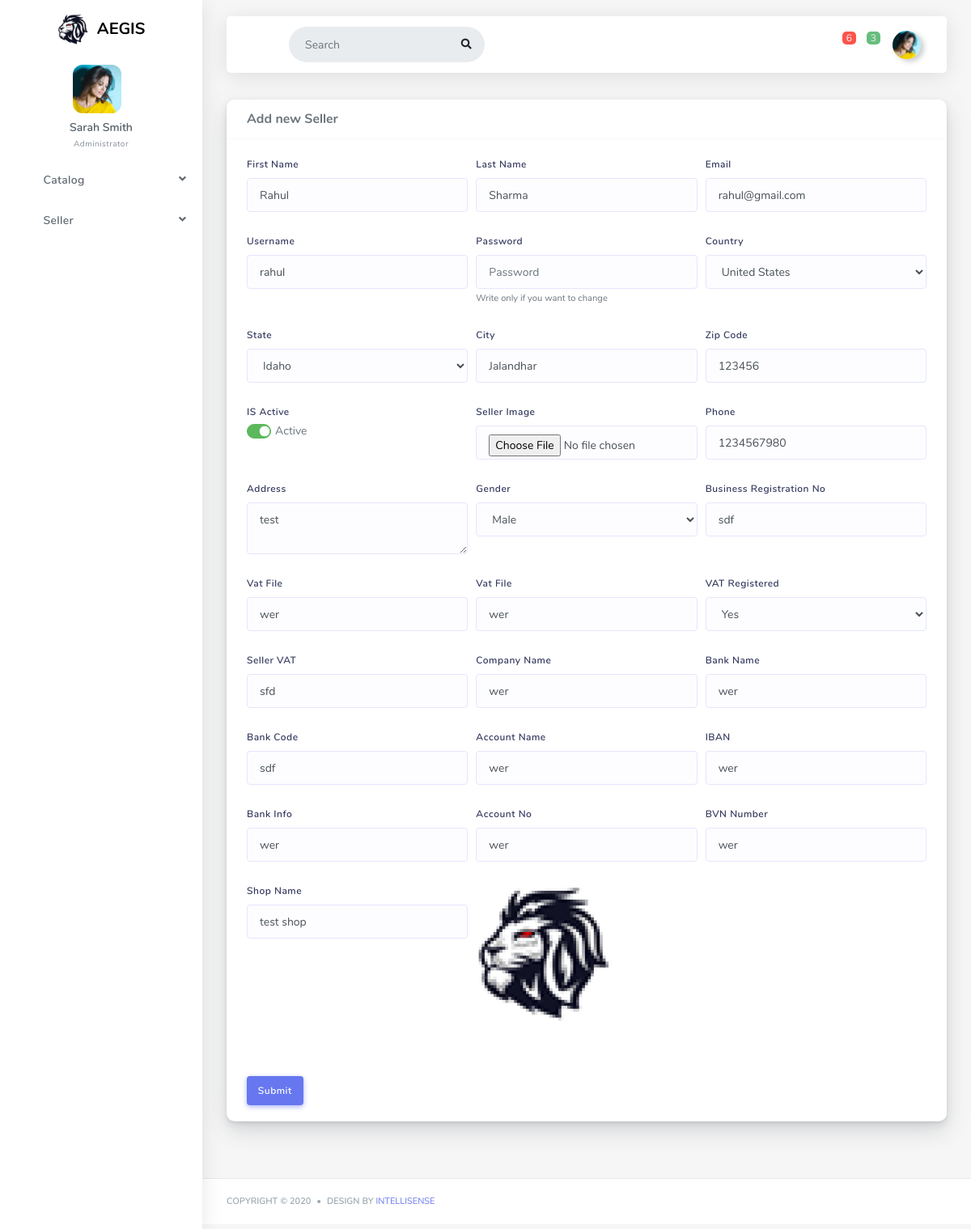
/admin/seller/edit/1, run on the app's committed database.
### tables this page shows
CREATE TABLE `seller` (
  `seller_id` int(11) NOT NULL,
  `username` varchar(100) NOT NULL,
  `email` varchar(50) NOT NULL,
  `password` varchar(100) NOT NULL,
  `fname` varchar(50) NOT NULL,
  `lname` varchar(50) NOT NULL,
  `city` varchar(50) NOT NULL,
  `state_id` int(11) NOT NULL,
  `zipcode` varchar(20) NOT NULL,
  `country_id` int(11) NOT NULL,
  `is_active` enum('0','1') NOT NULL DEFAULT '1',
  `last_login_on` datetime NOT NULL,
  `cov_picture` varchar(100) NOT NULL DEFAULT 'sitelogo.png',
  `phone_no` varchar(15) NOT NULL DEFAULT '',
  `address` varchar(255) NOT NULL DEFAULT '',
  `gender` tinyint(1) NOT NULL DEFAULT '0',
  `business_reg_no` varchar(50) NOT NULL DEFAULT '',
  `vat_file` varchar(100) NOT NULL,
  `vat_registered` tinyint(1) NOT NULL DEFAULT '0',
  `seller_vat` varchar(50) NOT NULL DEFAULT '',
  `company_name` varchar(100) NOT NULL DEFAULT '',
  `bank_name` varchar(100) NOT NULL DEFAULT '',
  `bank_code` varchar(50) NOT NULL DEFAULT '',
  `account_name` varchar(100) NOT NULL DEFAULT '',
  `iban` varchar(50) NOT NULL DEFAULT '',
  `bank_info` varchar(255) NOT NULL DEFAULT '',
  `account_no` varchar(50) NOT NULL DEFAULT '',
  `bvn_number` varchar(50) NOT NULL DEFAULT '',
  `shop_name` varchar(100) NOT NULL DEFAULT '',
  `created_on` datetime NOT NULL DEFAULT CURRENT_TIMESTAMP,
  `updated_on` datetime NOT NULL DEFAULT CURRENT_TIMESTAMP
);

CREATE TABLE `country` (
  `country_id` int(11) UNSIGNED NOT NULL,
  `name` varchar(64) NOT NULL
);

CREATE TABLE `state` (
  `state_id` int(11) UNSIGNED NOT NULL,
  `country_id` int(11) UNSIGNED NOT NULL,
  `name` varchar(64) NOT NULL,
  `iso_code` varchar(7) NOT NULL,
  `active` tinyint(1) NOT NULL DEFAULT '0'
);

### application/views/admin/seller/edit.php (the view, shortened to what the rows shown need)
<link rel='stylesheet' href='<?php echo base_url(); ?>assets/bundles/pretty-checkbox/pretty-checkbox.min.css' />
<div class="main-content">
    <section class="section">
        <div class="row ">
            <div class="col-12 col-md-12 col-lg-12">
                <div class="card">
                    <form action="" id="seller_form" method="post" autocomplete="off" enctype="multipart/form-data" autocomplete="off">
                        <div class="card-body">
                            <div class="form-row">
                                <div class="form-group col-md-4">
                                    <label for="inputEmail4">First Name</label>
                                    <input type="text" class="form-control" name="fname" id="fname" placeholder="First Name" required value="<?= $seller_detail['fname'] ?>">
                                </div>
                                <div class="form-group col-md-4">
                                    <label for="inputPassword4">Last Name</label>
                                    <input type="text" class="form-control" name="lname" id="lname" placeholder="Last Name" required value="<?= $seller_detail['lname'] ?>">
                                </div>
                                <div class="form-group col-md-4">
                                    <label for="inputPassword4">Email</label>
                                    <input type="email" class="form-control" name="email" id="email" placeholder="Email" required value="<?= $seller_detail['email'] ?>">
                                </div>
                                <div class="form-group col-md-4">
                                    <label for="inputPassword4">Username</label>
                                    <input type="text" class="form-control" name="username" id="username" placeholder="Username" required value="<?= $seller_detail['username'] ?>">
                                </div>
                                <div class="form-group col-md-4">
                                    <label for="inputPassword4">Country</label>
                                    <select class="form-control" name="country_id" id="country_id" required>
                                        <?php foreach ($country as $key => $value) { ?>
                                            <option value="<?= $value->country_id ?>" <?php if ($seller_detail['country_id'] == $value->country_id) {
                                                                                            echo 'selected';
                                                                                        }  ?>><?= $value->name ?></option>
                                        <?php } ?>
                                    </select>
                                </div>
                                <div class="form-group col-md-4">
                                    <label for="inputPassword4">State</label>
                                    <select class="form-control" name="state_id" id="state_id">
                                        <?php foreach ($states as $key => $value) { ?>
                                            <option value="<?= $value->state_id ?>" <?php if ($value->state_id == $seller_detail['state_id']) {
                                                                                        echo 'selected';
                                                                                    }  ?>><?= $value->name ?></option>
                                        <?php } ?>
                                    </select>
                                </div>
                                <div class="form-group col-md-4">
                                    <label for="inputPassword4">City</label>
                                    <input type="text" class="form-control" name="city" id="city" placeholder="City" value="<?= $seller_detail['city'] ?>">
                                </div>
                                <div class="form-group col-md-4">
                                    <label for="inputPassword4">Zip Code</label>
                                    <input type="text" class="form-control" name="zipcode" id="zipcode" placeholder="Zip Code" value="<?= $seller_detail['zipcode'] ?>">
                                </div>
                                <div class="form-group col-md-4">
                                    <label for="inputPassword4">Phone</label>
                                    <input type="phone" class="form-control" name="phone_no" id="phone_no" placeholder="Phone No" value="<?= $seller_detail['phone_no'] ?>">
                                </div>
                                <div class="form-group col-md-4">
                                    <label for="inputPassword4">Address</label>
                                    <textarea name="address" id="address" cols="30" rows="10" class="form-control"><?= $seller_detail['address'] ?></textarea>
                                </div>
                                <div class="form-group col-md-4">
                                    <label for="inputPassword4">Gender</label>
                                    <select name="gender" id="gender" class="form-control" required>
                                        <option value="0" <?php if ($seller_detail['gender'] == 0) {
                                                                echo 'selected';
                                                            } ?>>Male</option>
                                    </select>
                                </div>
                                <div class="form-group col-md-4">
                                    <label for="inputPassword4">Business Registration No</label>
                                    <input type="text" class="form-control" name="business_reg_no" id="business_reg_no" placeholder="Business Registration No" value="<?= $seller_detail['business_reg_no'] ?>">
                                </div>
                                <div class="form-group col-md-4">
                                    <label for="inputPassword4">Vat File</label>
                                    <input type="text" class="form-control" name="vat_file" id="vat_file" placeholder="Vat File" value="<?= $seller_detail['vat_file'] ?>">
                                </div>
                                <div class="form-group col-md-4">
                                    <label for="inputPassword4">Vat File</label>
                                    <input type="text" class="form-control" name="vat_file" id="vat_file" placeholder="Vat File" value="<?= $seller_detail['vat_file'] ?>">
                                </div>
                                <div class="form-group col-md-4">
                                    <label for="inputPassword4">VAT Registered</label>
                                    <select name="vat_registered" id="vat_registered" class="form-control" required>
                                        <option value="1" <?php if ($seller_detail['vat_registered'] == 1) {
                                                                echo 'selected';
                                                            } ?>>Yes</option>
                                    </select>
                                </div>
                                <div class="form-group col-md-4">
                                    <label for="inputPassword4">Seller VAT</label>
                                    <input type="text" class="form-control" name="seller_vat" id="seller_vat" placeholder="Seller VAT" value="<?= $seller_detail['seller_vat'] ?>">
                                </div>
                                <div class="form-group col-md-4">
                                    <label for="inputPassword4">Company Name</label>
                                    <input type="text" class="form-control" name="company_name" id="company_name" placeholder="Company Name" value="<?= $seller_detail['company_name'] ?>">
                                </div>
                                <div class="form-group col-md-4">
                                    <label for="inputPassword4">Bank Name</label>
                                    <input type="text" class="form-control" name="bank_name" id="bank_name" placeholder="Bank Name" value="<?= $seller_detail['bank_name'] ?>">
                                </div>
                                <div class="form-group col-md-4">
                                    <label for="inputPassword4">Bank Code</label>
                                    <input type="text" class="form-control" name="bank_code" id="bank_code" placeholder="Bank Code" value="<?= $seller_detail['bank_code'] ?>">
                                </div>
                                <div class="form-group col-md-4">
                                    <label for="inputPassword4">Account Name</label>
                                    <input type="text" class="form-control" name="account_name" id="account_name" placeholder="Account Name" value="<?= $seller_detail['account_name'] ?>">
                                </div>
                                <div class="form-group col-md-4">
                                    <label for="inputPassword4">IBAN</label>
                                    <input type="text" class="form-control" name="iban" id="iban" placeholder="IBAN" value="<?= $seller_detail['iban'] ?>">
                                </div>
                                <div class="form-group col-md-4">
                                    <label for="inputPassword4">Bank Info</label>
                                    <input type="text" class="form-control" name="bank_info" id="bank_info" placeholder="Bank Info" value="<?= $seller_detail['bank_info'] ?>">
                                </div>
                                <div class="form-group col-md-4">
                                    <label for="inputPassword4">Account No</label>
                                    <input type="text" class="form-control" name="account_no" id="account_no" placeholder="Account No" value="<?= $seller_detail['account_no'] ?>">
                                </div>
                                <div class="form-group col-md-4">
                                    <label for="inputPassword4">BVN Number</label>
                                    <input type="text" class="form-control" name="bvn_number" id="bvn_number" placeholder="BVN Number" value="<?= $seller_detail['bvn_number'] ?>">
                                </div>
                                <div class="form-group col-md-4">
                                    <label for="inputPassword4">Shop Name</label>
                                    <input type="text" class="form-control" name="shop_name" id="shop_name" placeholder="Shop Name" value="<?= $seller_detail['shop_name'] ?>">
                                </div>
                                <?php if (file_exists(FCPATH . 'uploads/seller/' . $seller_detail['cov_picture'])) { ?>
                                    <div class="form-group col-md-4">
                                        <img src="<?= base_url('uploads/seller/thumb/' . $seller_detail['cov_picture']) ?>" alt="">
                                    </div>
                                <?php } ?>
                            </div>
                        </div>
                    </form>
                </div>
            </div>
        </div>
    </section>
</div>

### data on the page
seller: fname "Rahul", lname "Sharma", email "rahul@gmail.com", username "rahul", country_id "United States", state_id "Idaho", city "Jalandhar", zipcode "123456", phone_no "1234567980", address "test", gender "Male", business_reg_no "sdf", vat_file "wer", vat_registered "Yes", seller_vat "sfd", company_name "wer", bank_name "wer", bank_code "sdf", account_name "wer", iban "wer", bank_info "wer", account_no "wer", bvn_number "wer", shop_name "test shop", cov_picture (picture)
